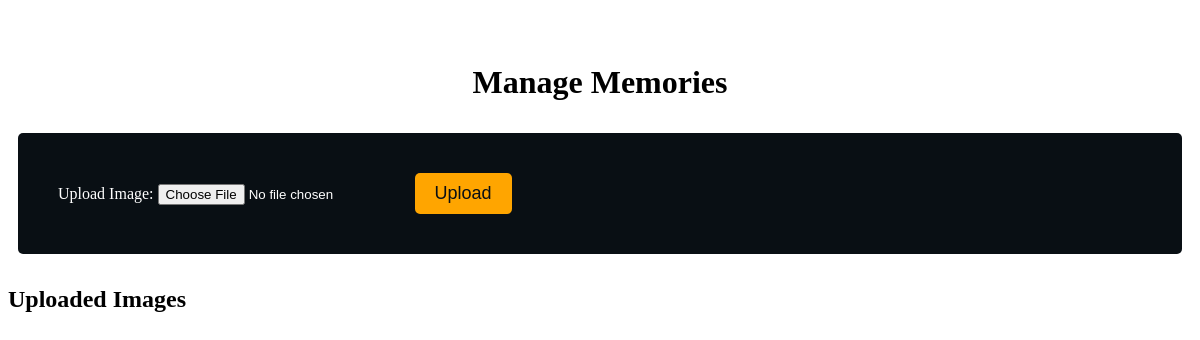
/alumni/manage_memories/ (signed in), run on an earlier commit of the app's database.
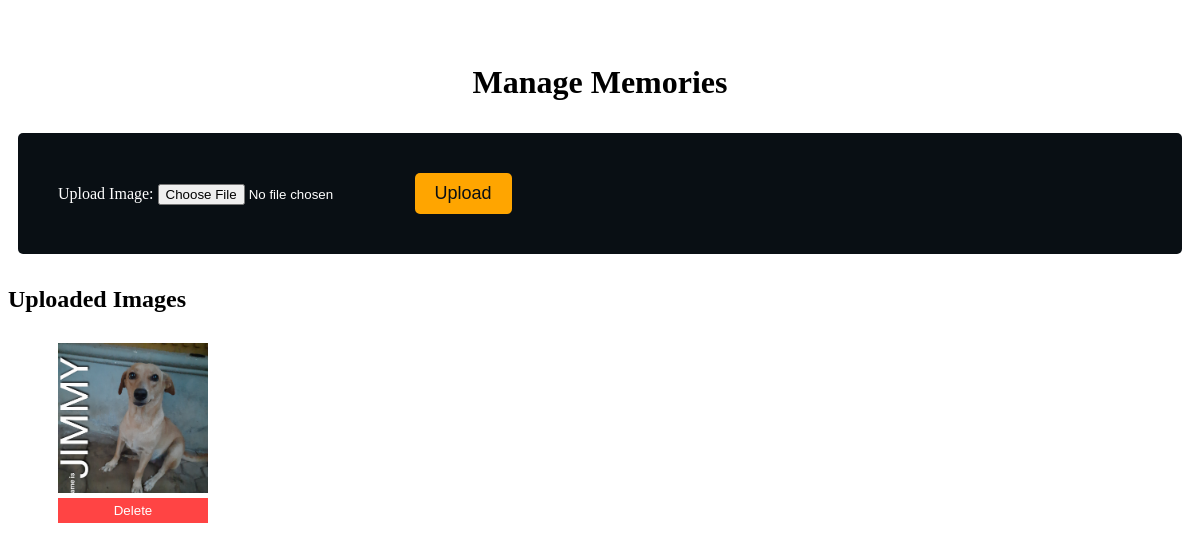
And on a later commit of the database.
### alumni_details/models.py (models this page shows, shortened)
class AlumniMemory(models.Model):
    alumni = models.ForeignKey(Alumni, on_delete=models.CASCADE, related_name='memories')
    image = models.ImageField(upload_to='memories/')
    uploaded_at = models.DateTimeField(auto_now_add=True)

### alumni_details/views.py (the view, shortened to what this page needs)
# urls.py: path('manage_memories/', views.manage_memories, name='manage_memories'),
@login_required
def manage_memories(request):
    alumni = get_object_or_404(Alumni, user=request.user)
    if not alumni.is_alumni:
        return JsonResponse({'error': 'You are not authorized to manage memories.'}, status=403)
    memories = alumni.memories.all()
    return render(request, 'alumni_details/alumni-profile/alumni-memory.html', {'alumni': alumni, 'memories': memories})

### notifications/context_processors.py (called while the page is built)
def notification_count(request):
    if request.user.is_authenticated:
        unread_count = Notification.objects.filter(
            recipient=request.user,
            viewed=False
        ).count()
        return {'unread_notifications_count': unread_count}
    return {'unread_notifications_count': 0}

### alumni_details/templates/alumni_details/alumni-profile/alumni-memory.html (shortened to what this page needs)
<!DOCTYPE html>
<html>
<head>
    {% load static %}
</head>
<body>
    <div class="memories-container">
        <h1>Manage Memories</h1>
        <div id="upload-section" class="img-upload">
            <label for="image-upload">Upload Image:</label>
            <input type="file" id="image-upload" accept="image/*">
            <button onclick="uploadImage()"> Upload</button>
        </div>
        <div class="uploaded-post">
            <h2>Uploaded Images</h2>
            <ul id="memory-list">
                {% for memory in memories %}
                    <li id="memory-{{ memory.id }}" class="memory-item">
                        <img src="{{ memory.image.url }}" alt="Memory" class="memory-image">
                        <button class="delete-btn" onclick="deleteImage({{ memory.id }})"> Delete</button>
                    </li>
                {% endfor %}
            </ul>
        </div>
    </div>
</body>
</html>

What changed in the data, as far as the page shows it:
added AlumniMemory: image (picture)
